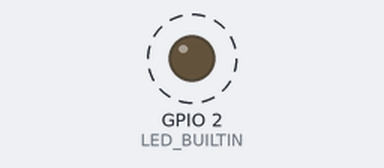
The sketch below on a simulated ESP8266 (NodeMCU). Shown: output pins drawn as LEDs (lit = HIGH, except the on-board LED, lit = LOW). Dashed ring = blinking. What the sketch prints to the serial monitor is not drawn.

Above: at 0.6 s.
Timing chart, 0 to 4.7 s (numbered marks = the images above):
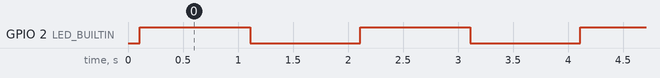

Measured:
- by itself, GPIO 2 (LED_BUILTIN): alternates HIGH for 1.0 s and LOW for 1.0 s

The sketch:

P01_Blink_LED_Dasar.ino
```cpp
/*
 * ================================================
 * PERTEMUAN 1: BLINK LED ONBOARD ESP32
 * ================================================
 *
 * Deskripsi:
 * Program sederhana untuk membuat LED onboard ESP32 berkedip
 * ON-OFF setiap 1 detik. Ini adalah program "Hello World" untuk
 * embedded systems!
 *
 * Hardware Required:
 * - ESP32 DevKit V1 (NodeMCU-32S atau sejenisnya)
 * - Kabel USB untuk koneksi ke laptop
 *
 * Wiring:
 * Tidak perlu wiring! LED onboard sudah built-in di GPIO 2
 *
 * Library Required:
 * Tidak ada (menggunakan fungsi Arduino core)
 *
 * Cara Upload:
 * 1. Hubungkan ESP32 ke laptop via USB
 * 2. Pilih board: Tools → Board → ESP32 Dev Module
 * 3. Pilih port: Tools → Port → COM# (sesuai yang terdeteksi)
 * 4. Klik Upload (atau Ctrl+U)
 * 5. Jika stuck "Connecting...", tekan tombol BOOT di ESP32
 *
 * Expected Result:
 * - LED onboard (biru kecil di board) akan berkedip setiap 1 detik
 * - Serial monitor akan menampilkan "LED ON" dan "LED OFF"
 *
 * Author: [Nama Anda]
 * NIM: [NIM Anda]
 * Tanggal: [Tanggal]
 * ================================================
 */

// ===== KONFIGURASI PIN =====
#define LED_BUILTIN 2  // GPIO 2 adalah LED onboard di ESP32
                       // (beberapa board bisa GPIO 25, cek board Anda)

// ===== KONFIGURASI TIMING =====
#define BLINK_DELAY 1000  // Delay dalam milliseconds (1000ms = 1 detik)

// ===== SETUP (Jalan 1x saat boot) =====
void setup() {
  // Inisialisasi serial communication (untuk debugging)
  Serial.begin(115200);  // Baud rate 115200 (standar untuk ESP32)

  // Tunggu serial connection ready (untuk beberapa board)
  delay(100);

  // Set GPIO 2 sebagai OUTPUT
  pinMode(LED_BUILTIN, OUTPUT);

  // Print pesan startup
  Serial.println("\n=================================");
  Serial.println("ESP32 Blink Program");
  Serial.println("Pertemuan 1 - Mikrokontroller");
  Serial.println("=================================");
  Serial.println("LED akan berkedip setiap 1 detik");
  Serial.println();
}

// ===== LOOP (Jalan terus-menerus) =====
void loop() {
  // Nyalakan LED (set GPIO ke HIGH = 3.3V)
  digitalWrite(LED_BUILTIN, HIGH);
  Serial.println("💡 LED ON");

  // Tunggu sesuai BLINK_DELAY
  delay(BLINK_DELAY);

  // Matikan LED (set GPIO ke LOW = 0V)
  digitalWrite(LED_BUILTIN, LOW);
  Serial.println("⚫ LED OFF");

  // Tunggu sesuai BLINK_DELAY
  delay(BLINK_DELAY);

  // Loop akan repeat otomatis dari awal
}

/*
 * ===== CATATAN PENTING =====
 *
 * 1. pinMode():
 *    - Mengatur mode GPIO (INPUT atau OUTPUT)
 *    - Harus dipanggil di setup() sebelum digunakan
 *
 * 2. digitalWrite():
 *    - HIGH = nyalakan LED (3.3V di ESP32)
 *    - LOW = matikan LED (0V/GND)
 *
 * 3. delay():
 *    - Mengehentikan program selama waktu tertentu
 *    - Satuan: milliseconds (1000ms = 1 detik)
 *    - Blocking function (program berhenti total)
 *
 * 4. Serial.begin():
 *    - Inisialisasi komunikasi serial untuk debugging
 *    - Baud rate harus sama dengan Serial Monitor (115200)
 *
 * ===== MODIFIKASI CHALLENGE =====
 *
 * 1. Ubah kecepatan blink:
 *    - Coba ubah BLINK_DELAY menjadi 500, 2000, 100
 *    - Lihat perbedaannya!
 *
 * 2. Buat pattern berbeda:
 *    - ON 2 detik, OFF 0.5 detik
 *    - ON 0.2 detik, OFF 0.2 detik (3×), pause 1 detik, repeat
 *
 * 3. Blink dengan hitungan:
 *    - Tambahkan counter, print "Blink count: X"
 *
 * ===== TROUBLESHOOTING =====
 *
 * Jika LED tidak berkedip:
 * - Cek apakah upload sukses (lihat pesan di Arduino IDE)
 * - Cek Serial Monitor apakah ada output
 * - Tekan tombol RST di ESP32 untuk restart
 * - Coba upload ulang dengan tekan BOOT
 *
 * Jika error "Board not found":
 * - Install driver CH340 atau CP2102
 * - Coba USB port lain
 * - Restart Arduino IDE
 *
 * ===== NEXT STEPS =====
 *
 * Setelah berhasil, coba:
 * - Pertemuan 2: External LED dengan breadboard
 * - Tambahkan button untuk kontrol
 * - Multiple LED pattern (traffic light)
 */
```
